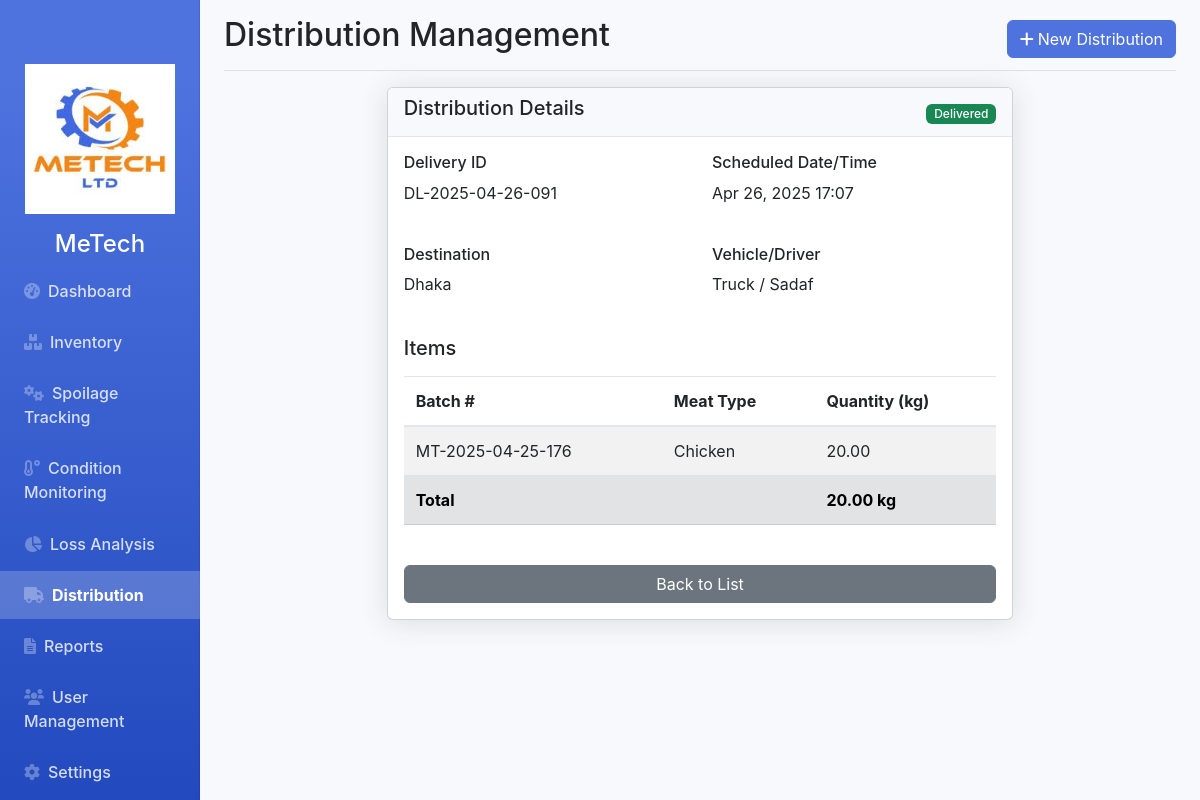
Screenshot of /distribution.php?action=view&id=3 (signed in) with the database file from the repository.
### tables this page shows
CREATE TABLE `distribution` (
  `id` int(11) NOT NULL,
  `delivery_id` varchar(50) NOT NULL,
  `destination` varchar(100) NOT NULL,
  `scheduled_datetime` datetime NOT NULL,
  `vehicle` varchar(50) DEFAULT NULL,
  `driver` varchar(100) DEFAULT NULL,
  `status` enum('preparing','in_transit','delivered','cancelled') DEFAULT 'preparing',
  `completed_at` datetime DEFAULT NULL,
  `created_at` timestamp NOT NULL DEFAULT current_timestamp()
);

CREATE TABLE `distribution_items` (
  `id` int(11) NOT NULL,
  `distribution_id` int(11) NOT NULL,
  `inventory_id` int(11) NOT NULL,
  `quantity` decimal(10,2) NOT NULL
);

CREATE TABLE `inventory` (
  `id` int(11) NOT NULL,
  `batch_number` varchar(50) NOT NULL,
  `meat_type_id` int(11) NOT NULL,
  `cut_type` varchar(50) DEFAULT NULL,
  `quantity` decimal(10,2) NOT NULL,
  `processing_date` date NOT NULL,
  `expiry_date` date NOT NULL,
  `storage_location_id` int(11) NOT NULL,
  `quality_notes` text DEFAULT NULL,
  `status` enum('good','near_expiry','spoiled') DEFAULT 'good',
  `created_at` timestamp NOT NULL DEFAULT current_timestamp()
);

CREATE TABLE `meat_types` (
  `id` int(11) NOT NULL,
  `name` varchar(50) NOT NULL,
  `default_expiry_days` int(11) NOT NULL
);

### distribution.php (the view, shortened to what this page needs)
<?php
require 'config.php';
$action = $_GET['action'] ?? 'list';
$distributions = $pdo->query("
    SELECT d.*,
           (SELECT SUM(quantity) FROM distribution_items WHERE distribution_id = d.id) as total_quantity
    FROM distribution d
    ORDER BY d.scheduled_datetime DESC
")->fetchAll(PDO::FETCH_ASSOC);
if ($action === 'view' || $action === 'update_status') {
    $distributionId = $_GET['id'];
    $distribution = $pdo->prepare("
        SELECT * FROM distribution WHERE id = ?
    ");
    $distribution->execute([$distributionId]);
    $distribution = $distribution->fetch(PDO::FETCH_ASSOC);
    $distributionItems = $pdo->prepare("
        SELECT di.*, i.batch_number, mt.name as meat_type
        FROM distribution_items di
        JOIN inventory i ON di.inventory_id = i.id
        JOIN meat_types mt ON i.meat_type_id = mt.id
        WHERE di.distribution_id = ?
    ");
    $distributionItems->execute([$distributionId]);
    $distributionItems = $distributionItems->fetchAll(PDO::FETCH_ASSOC);
}
?>
<!DOCTYPE html>
<html lang="en">
<head>
    <link rel="stylesheet" href="https://cdnjs.cloudflare.com/ajax/libs/font-awesome/6.0.0-beta3/css/all.min.css">
    <link href="https://cdn.jsdelivr.net/npm/bootstrap@5.3.0/dist/css/bootstrap.min.css" rel="stylesheet">
    <link rel="stylesheet" href="styles.css">
</head>
<body>
    <div class="container-fluid">
        <div class="row">
            <?php include 'sidebar.php'; ?>
            <main class="col-md-9 ms-sm-auto col-lg-10 px-md-4">
                <div class="d-flex justify-content-between flex-wrap flex-md-nowrap align-items-center pt-3 pb-2 mb-3 border-bottom">
                    <h1 class="h2">Distribution Management</h1>
                    <a href="distribution.php?action=add" class="btn btn-primary">
                        <i class="fas fa-plus me-1"></i>New Distribution
                    </a>
                </div>
                <?php if ($action === 'list'): ?>
                    <div class="row mb-4">
                        <div class="col-md-6">
                            <div class="card">
                                <div class="card-header">
                                    <h5>Recent Distributions</h5>
                                </div>
                                <div class="card-body">
                                    <div class="table-responsive">
                                        <table class="table table-striped">
                                            <thead>
                                                <tr>
                                                    <th>Delivery ID</th>
                                                    <th>Destination</th>
                                                    <th>Scheduled</th>
                                                    <th>Quantity</th>
                                                    <th>Status</th>
                                                    <th>Actions</th>
                                                </tr>
                                            </thead>
                                            <tbody>
                                                <?php foreach ($distributions as $dist): ?>
                                                    <tr>
                                                        <td><?= $dist['delivery_id'] ?></td>
                                                        <td><?= $dist['destination'] ?></td>
                                                        <td><?= date('M j, Y H:i', strtotime($dist['scheduled_datetime'])) ?></td>
                                                        <td><?= number_format($dist['total_quantity'], 2) ?> kg</td>
                                                        <td>
                                                            <span class="badge bg-<?=
                                                                $dist['status'] === 'preparing' ? 'warning' :
                                                                ($dist['status'] === 'in_transit' ? 'info' :
                                                                ($dist['status'] === 'delivered' ? 'success' : 'secondary'))
                                                            ?>">
                                                                <?= ucfirst(str_replace('_', ' ', $dist['status'])) ?>
                                                            </span>
                                                        </td>
                                                        <td>
                                                            <a href="distribution.php?action=view&id=<?= $dist['id'] ?>" class="btn btn-sm btn-info">
                                                                <i class="fas fa-eye"></i>
                                                            </a>
                                                            <?php if ($dist['status'] !== 'delivered' && $dist['status'] !== 'cancelled'): ?>
                                                                <button class="btn btn-sm btn-danger" onclick="confirmDelete(<?= $dist['id'] ?>)">
                                                                    <i class="fas fa-trash"></i>
                                                                </button>
                                                            <?php endif; ?>
                                                        </td>
                                                    </tr>
                                                <?php endforeach; ?>
                                            </tbody>
                                        </table>
                                    </div>
                                </div>
                            </div>
                        </div>
                        <div class="col-md-6">
                            <div class="card">
                                <div class="card-header">
                                    <h5>Pending Deliveries</h5>
                                </div>
                                <div class="card-body">
                                    <div class="table-responsive">
                                        <table class="table table-striped">
                                            <thead>
                                                <tr>
                                                    <th>Delivery ID</th>
                                                    <th>Destination</th>
                                                    <th>Scheduled</th>
                                                    <th>Status</th>
                                                    <th>Actions</th>
                                                </tr>
                                            </thead>
                                            <tbody>
                                                <?php foreach ($distributions as $dist):
                                                    if ($dist['status'] === 'delivered' || $dist['status'] === 'cancelled') continue;
                                                ?>
                                                    <tr>
                                                        <td><?= $dist['delivery_id'] ?></td>
                                                        <td><?= $dist['destination'] ?></td>
                                                        <td><?= date('M j, Y H:i', strtotime($dist['scheduled_datetime'])) ?></td>
                                                        <td>
                                                            <span class="badge bg-<?= $dist['status'] === 'preparing' ? 'warning' : 'info' ?>">
                                                                <?= ucfirst(str_replace('_', ' ', $dist['status'])) ?>
                                                            </span>
                                                        </td>
                                                        <td>
                                                            <a href="distribution.php?action=update_status&id=<?= $dist['id'] ?>" class="btn btn-sm btn-primary">
                                                                Update Status
                                                            </a>
                                                        </td>
                                                    </tr>
                                                <?php endforeach; ?>
                                            </tbody>
                                        </table>
                                    </div>
                                </div>
                            </div>
                        </div>
                    </div>
                <?php elseif ($action === 'view'): ?>
                    <div class="row">
                        <div class="col-md-8 mx-auto">
                            <div class="card">
                                <div class="card-header d-flex justify-content-between align-items-center">
                                    <h5>Distribution Details</h5>
                                    <div>
                                        <span class="badge bg-<?=
                                            $distribution['status'] === 'preparing' ? 'warning' :
                                            ($distribution['status'] === 'in_transit' ? 'info' :
                                            ($distribution['status'] === 'delivered' ? 'success' : 'secondary'))
                                        ?>">
                                            <?= ucfirst(str_replace('_', ' ', $distribution['status'])) ?>
                                        </span>
                                    </div>
                                </div>
                                <div class="card-body">
                                    <div class="row mb-4">
                                        <div class="col-md-6">
                                            <h6>Delivery ID</h6>
                                            <p><?= $distribution['delivery_id'] ?></p>
                                        </div>
                                        <div class="col-md-6">
                                            <h6>Scheduled Date/Time</h6>
                                            <p><?= date('M j, Y H:i', strtotime($distribution['scheduled_datetime'])) ?></p>
                                        </div>
                                    </div>
                                    <div class="row mb-4">
                                        <div class="col-md-6">
                                            <h6>Destination</h6>
                                            <p><?= $distribution['destination'] ?></p>
                                        </div>
                                        <div class="col-md-6">
                                            <h6>Vehicle/Driver</h6>
                                            <p><?= $distribution['vehicle'] ?> / <?= $distribution['driver'] ?></p>
                                        </div>
                                    </div>
                                    <h5 class="mt-4 mb-3">Items</h5>
                                    <div class="table-responsive">
                                        <table class="table table-striped">
                                            <thead>
                                                <tr>
                                                    <th>Batch #</th>
                                                    <th>Meat Type</th>
                                                    <th>Quantity (kg)</th>
                                                </tr>
                                            </thead>
                                            <tbody>
                                                <?php foreach ($distributionItems as $item): ?>
                                                    <tr>
                                                        <td><?= $item['batch_number'] ?></td>
                                                        <td><?= $item['meat_type'] ?></td>
                                                        <td><?= number_format($item['quantity'], 2) ?></td>
                                                    </tr>
                                                <?php endforeach; ?>
                                                <tr class="table-secondary">
                                                    <td colspan="2"><strong>Total</strong></td>
                                                    <td><strong><?= number_format(array_sum(array_column($distributionItems, 'quantity')), 2) ?> kg</strong></td>
                                                </tr>
                                            </tbody>
                                        </table>
                                    </div>
                                    <div class="d-grid gap-2 mt-4">
                                        <a href="distribution.php" class="btn btn-secondary">Back to List</a>
                                    </div>
                                </div>
                            </div>
                        </div>
                    </div>
                <?php endif; ?>
            </main>
        </div>
    </div>
</body>
</html>

### styles.css (style rules this page uses)
:root { --primary-color: #4e73df; --secondary-color: #858796; --success-color: #1cc88a; --info-color: #36b9cc; --warning-color: #f6c23e; --danger-color: #e74a3b; --light-color: #f8f9fc; --dark-color: #5a5c69; }
body { font-family: 'Nunito', -apple-system, BlinkMacSystemFont, 'Segoe UI', Roboto, 'Helvetica Neue', Arial, sans-serif; background-color: #f8f9fc; overflow-x: hidden; }
.card { box-shadow: 0 0.15rem 1.75rem 0 rgba(58, 59, 69, 0.15); margin-bottom: 1.5rem; }
.card-header { background-color: #f8f9fc; border-bottom: 1px solid #e3e6f0; }
.table-responsive { overflow-x: auto; }
.table { width: 100%; margin-bottom: 1rem; color: #858796; }
.table th, .table td { padding: 0.75rem; vertical-align: top; border-top: 1px solid #e3e6f0; }
.table thead th { vertical-align: bottom; border-bottom: 2px solid #e3e6f0; }
.btn-primary { background-color: var(--primary-color); border-color: var(--primary-color); }
.badge { font-weight: 500; }

### rows the page displays
distribution: status "Delivered", delivery "DL-2025-04-26-091", scheduled_datetime "Apr 26, 2025 17:07", destination "Dhaka", vehicle "Truck", driver "Sadaf"
distribution_items: inventory.batch_number "MT-2025-04-25-176", meat_types.name "Chicken", quantity "20.00"

### other values shown
array_sum(array_column($distributionItems, 'quantity')) "20.00"
